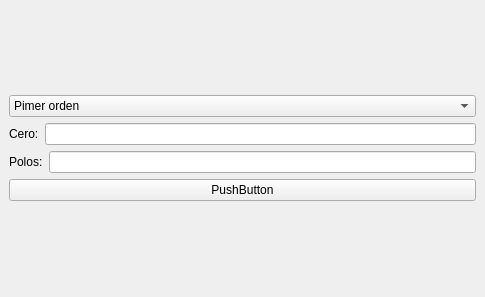
<?xml version="1.0" encoding="UTF-8"?>
<ui version="4.0">
 <class>Ploter</class>
 <widget class="QMainWindow" name="Ploter">
  <property name="geometry">
   <rect>
    <x>0</x>
    <y>0</y>
    <width>485</width>
    <height>297</height>
   </rect>
  </property>
  <property name="windowTitle">
   <string>UwU</string>
  </property>
  <widget class="QWidget" name="centralwidget">
   <layout class="QVBoxLayout" name="verticalLayout_2">
    <item>
     <layout class="QVBoxLayout" name="verticalLayout">
      <item>
       <widget class="QComboBox" name="comboBox">
        <item>
         <property name="text">
          <string>Pimer orden</string>
         </property>
        </item>
        <item>
         <property name="text">
          <string>Segundo orden</string>
         </property>
        </item>
        <item>
         <property name="text">
          <string>Orden superior</string>
         </property>
        </item>
       </widget>
      </item>
      <item>
       <layout class="QHBoxLayout" name="horizontalLayout">
        <item>
         <widget class="QLabel" name="LabelL">
          <property name="text">
           <string>Cero:</string>
          </property>
         </widget>
        </item>
        <item>
         <widget class="QLineEdit" name="lineEditL"/>
        </item>
       </layout>
      </item>
      <item>
       <layout class="QHBoxLayout" name="horizontalLayout_2">
        <item>
         <widget class="QLabel" name="labelR">
          <property name="text">
           <string>Polos:</string>
          </property>
         </widget>
        </item>
        <item>
         <widget class="QLineEdit" name="lineEditR"/>
        </item>
       </layout>
      </item>
      <item>
       <widget class="QPushButton" name="pushButton">
        <property name="text">
         <string>PushButton</string>
        </property>
       </widget>
      </item>
     </layout>
    </item>
   </layout>
  </widget>
 </widget>
 <resources/>
 <connections/>
</ui>
